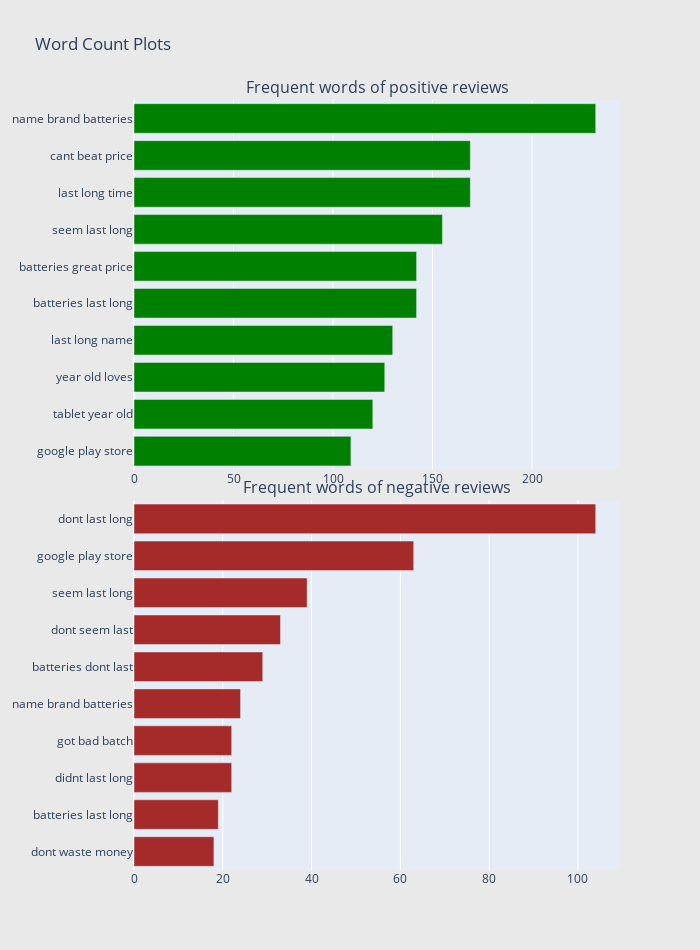

The cell this chart's notebook holds for it:
### Markdown cell above
#### Trigram analysis

Here we will plot most frequent three words in reviews based on sentiments

### Code cell
graph(n_gram=3)

### Figure 1 — Plotly figure (JSON) as saved in the notebook; plotly's stock layout.template omitted (floating-point values rounded to 4 significant figures)
{"data": [{"marker": {"color": "green"}, "orientation": "h", "showlegend": false, "type": "bar", "x": [109, 120, 126, 130, 142, 142, 155, 169, 169, 232], "xaxis": "x", "y": ["google play store", "tablet year old", "year old loves", "last long name", "batteries last long", "batteries great price", "seem last long", "last long time", "cant beat price", "name brand batteries"], "yaxis": "y"}, {"marker": {"color": "brown"}, "orientation": "h", "showlegend": false, "type": "bar", "x": [18, 19, 22, 22, 24, 29, 33, 39, 63, 104], "xaxis": "x2", "y": ["dont waste money", "batteries last long", "didnt last long", "got bad batch", "name brand batteries", "batteries dont last", "dont seem last", "seem last long", "google play store", "dont last long"], "yaxis": "y2"}], "layout": {"annotations": [{"font": {"size": 16}, "showarrow": false, "text": "Frequent words of positive reviews", "x": 0.5, "xanchor": "center", "xref": "paper", "y": 1, "yanchor": "bottom", "yref": "paper"}, {"font": {"size": 16}, "showarrow": false, "text": "Frequent words of negative reviews", "x": 0.5, "xanchor": "center", "xref": "paper", "y": 0.48, "yanchor": "bottom", "yref": "paper"}], "height": 950, "paper_bgcolor": "rgb(233,233,233)", "title": {"text": "Word Count Plots"}, "width": 700, "xaxis": {"anchor": "y", "domain": [0, 1]}, "xaxis2": {"anchor": "y2", "domain": [0, 1]}, "yaxis": {"anchor": "x", "domain": [0.52, 1]}, "yaxis2": {"anchor": "x2", "domain": [0, 0.48]}}}
